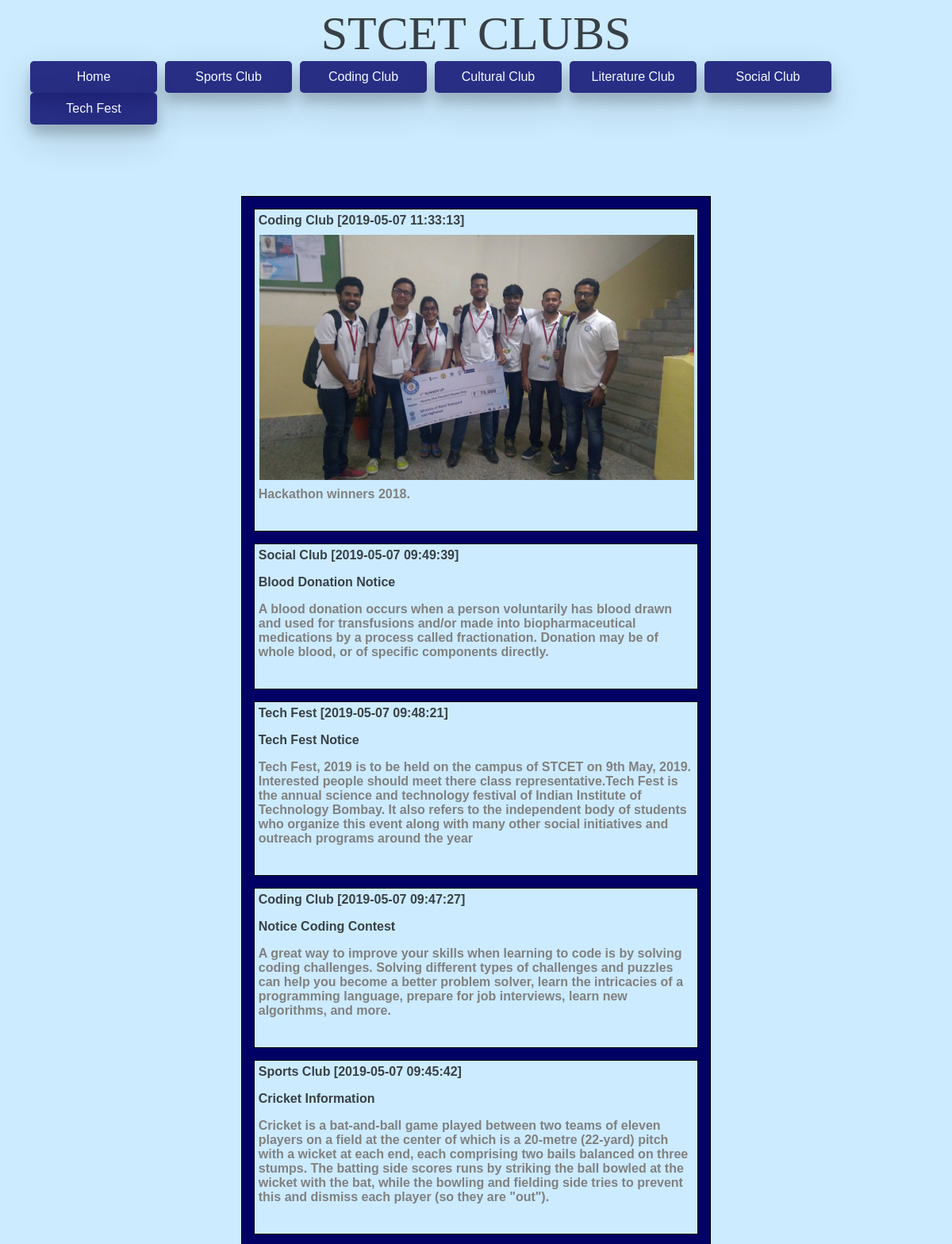
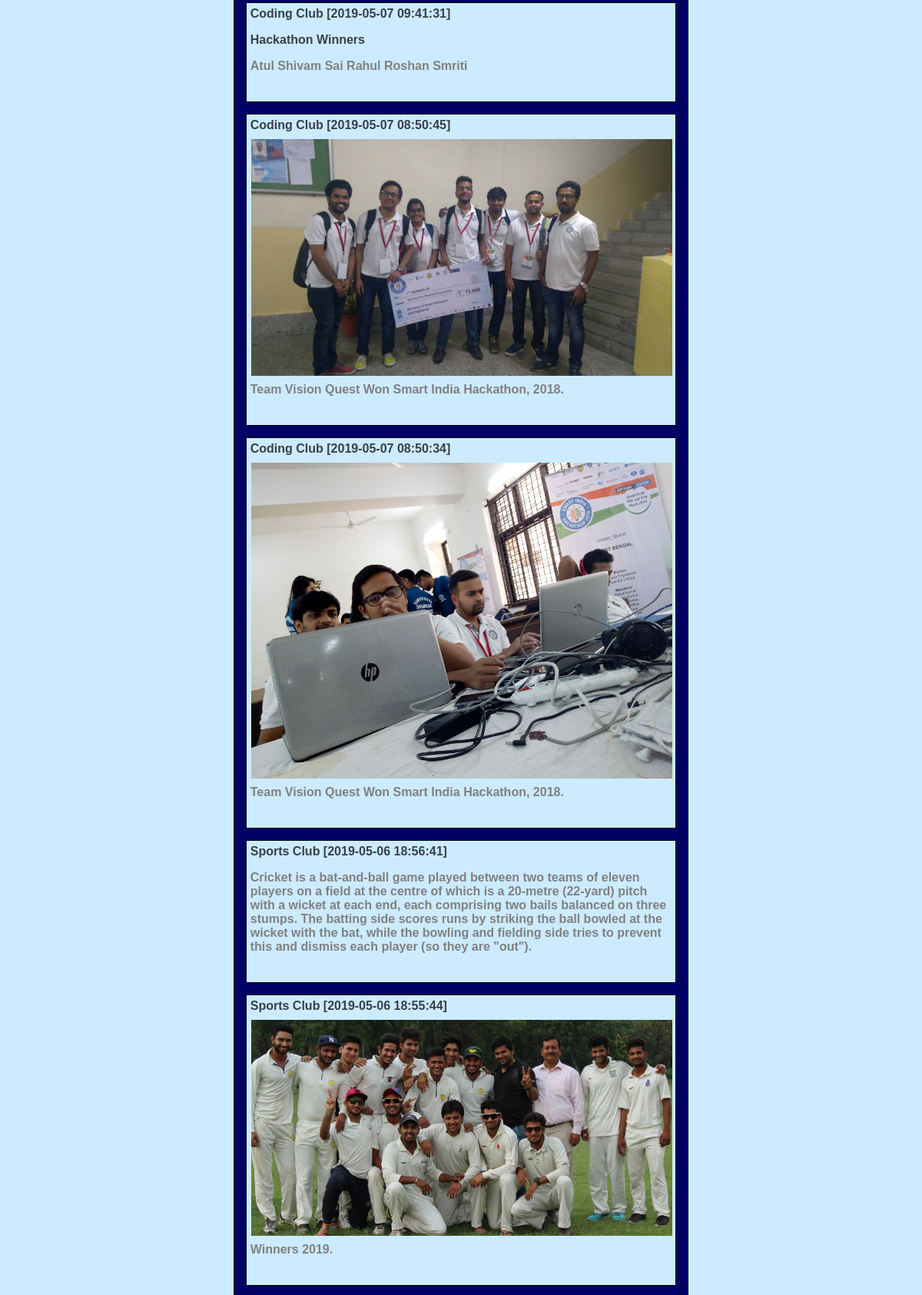
The app's page /home.php (upper part) with its own data (2 pictures, top to bottom).
### tables this page shows
CREATE TABLE `files` (
  `file_id` int(11) NOT NULL,
  `name` varchar(255) DEFAULT NULL,
  `description` varchar(500) NOT NULL,
  `img_dir` varchar(255) DEFAULT NULL,
  `club_id` int(11) NOT NULL,
  `time` timestamp NULL DEFAULT CURRENT_TIMESTAMP ON UPDATE CURRENT_TIMESTAMP
);

### home.php (the view, shortened to what this page needs)
<?php require 'connection.php' ?>
<!DOCTYPE html>
<html>
<head>
	<link rel="stylesheet" href="style.css">
</head>
<body>
	<center>
	<header >STCET CLUBS</header>
	</center>
			<div id="menu-bar">
				<ul>
					<li><a href="home.php" id="home-button">Home</a>
                        </li>
					<li><a>Sports Club</a>
                    </li>
                    <li><a>Coding Club</a>
                    </li>
                    <li><a>Cultural Club</a>
                    </li>
                    <li><a>Literature Club</a>
                    </li>
                    <li><a>Social Club</a>
                    </li>
                    <li><a>Tech Fest</a>
                    </li>
				</ul>
			</div>
    <div id="content">
      <?php
       $sql="SELECT * FROM files ORDER BY time DESC";
       $result=mysqli_query($connection,$sql);
       function club($college_club)
       {
         if($college_club==1)
         {
          return "Sports Club";
         }
         elseif ($college_club==2)
         {
           return "Coding Club";
         }
         elseif ($college_club==3)
         {
           return "Cultural Club";
         }
         elseif ($college_club==4)
         {
           return "Literature Club";
         }
         elseif ($college_club==5)
         {
           return "Social Club";
         }
         else
         {
          return "Tech Fest";
         }
       }
       while ($row=mysqli_fetch_array($result))
       {
        if (is_null($row['img_dir']))
        {
           echo "<div id='img_div' >";
           echo "<p style=font-weight: bold;>".club($row['club_id'])." [".$row['time']."]"."</p>";
           echo "<p style=font-weight: bold;>".$row['name']."</p>";
           echo "<p id='description'>".$row['description']."</p>";
           echo "</div>";
        }
        else
        {
           echo "<div id='img_div' >";
           echo "<p style=font-weight: bold;>".club($row['club_id'])." [".$row['time']."]"."</p>";
           echo "<img src='{$row['img_dir']}'>";
           echo "<p id='description'>".$row['description']."</p>";
           echo "</div>";
         }
       }
      ?>
  </div>
</body>
</html>

### style.css (style rules this page uses)
* { box-sizing: border-box; }
body { font-family: 'Nonito',sans-serif; color: #384047; background-color: #ccebff; }
header { font-size: 60px; font-family: "Times New Roman", Times, serif; }
#menu-bar ul { margin: 0px; padding: 0px; list-style: none; line-height: 60px; }
#menu-bar ul li { position: relative; left: 30px; float:left; width: 160px; height: 40px; background-color: #000066; opacity: .8; line-height: 40px; text-align: center; font-size: 16px; margin-right: 10px; box-shadow: 0 12px 16px 0 rgba(0,0,0,0.24), 0 17px 50px 0 rgba(0,0,0,0.19); cursor: pointer; -webkit-transition-duration: 0.4s; transition-duration: 0.4s; border-radius: 5px; }
#menu-bar ul li a { display: block; text-decoration: none; color: white; }
#content { position: relative; top: 150px; width:50%; margin: 20px auto; border:1px solid black; background-color: #000065; }
#img_div { width: 95%; padding: 5px; margin: 15px auto; border: 1px solid black; background-color: #ccebff; }
#img_div:after { content:""; display:block; clear: both; }
#img_div p { font-weight: bold; position: relative; bottom: 16px; }
img { position: relative; bottom: 24px; float: left; margin:1px; width:100%; height:100%; }
#description { position: relative; bottom: 20px; font-size: 16px; color: gray; font-style: normal; }

### records on screen
files: club "Coding Club", time "2019-05-07 11:33:13", img_dir (picture), description "Hackathon winners 2018."
files: club "Social Club", time "2019-05-07 09:49:39", name "Blood Donation Notice", description "A blood donation occurs when a person voluntarily has blood drawn and used for transfusions and/or made into biopharmaceutical medications by a process called fractionation. Donation may be of whole blood, or of specific components directly."
files: club "Tech Fest", time "2019-05-07 09:48:21", name "Tech Fest Notice", description "Tech Fest, 2019 is to be held on the campus of STCET on 9th May, 2019. Interested people should meet there class representative.Tech Fest is the annual science and technology festival of Indian Institute of Technology Bombay. It also refers to the independent body of students who organize this event along with many other social initiatives and outreach programs around the year"
files: club "Coding Club", time "2019-05-07 09:47:27", name "Notice Coding Contest", description "A great way to improve your skills when learning to code is by solving coding challenges. Solving different types of challenges and puzzles can help you become a better problem solver, learn the intricacies of a programming language, prepare for job interviews, learn new algorithms, and more."
files: club "Sports Club", time "2019-05-07 09:45:42", name "Cricket Information", description "Cricket is a bat-and-ball game played between two teams of eleven players on a field at the center of which is a 20-metre (22-yard) pitch with a wicket at each end, each comprising two bails balanced on three stumps. The batting side scores runs by striking the ball bowled at the wicket with the bat, while the bowling and fielding side tries to prevent this and dismiss each player (so they are \"out\")."
files: club "Coding Club", time "2019-05-07 09:41:31", name "Hackathon Winners", description "Atul Shivam Sai Rahul Roshan Smriti"
files: club "Coding Club", time "2019-05-07 08:50:45", img_dir (picture), description "Team Vision Quest Won Smart India Hackathon, 2018."
files: club "Coding Club", time "2019-05-07 08:50:34", img_dir (picture), description "Team Vision Quest Won Smart India Hackathon, 2018."
files: club "Sports Club", time "2019-05-06 18:56:41", description "Cricket is a bat-and-ball game played between two teams of eleven players on a field at the centre of which is a 20-metre (22-yard) pitch with a wicket at each end, each comprising two bails balanced on three stumps. The batting side scores runs by striking the ball bowled at the wicket with the bat, while the bowling and fielding side tries to prevent this and dismiss each player (so they are \"out\")."
files: club "Sports Club", time "2019-05-06 18:55:44", img_dir (picture), description "Winners 2019."
